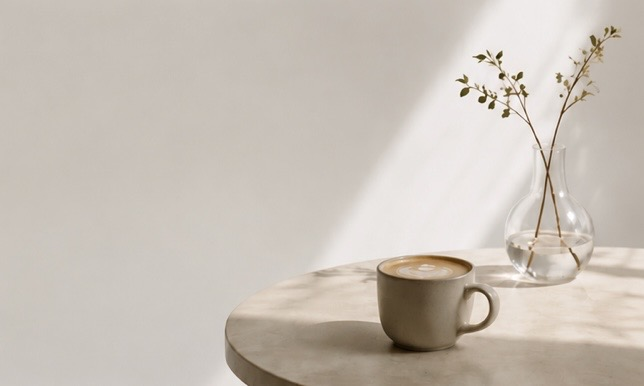
#> input picture works/008_sole/photos/6C966CED-BFD2-43CA-BC80-73742EE17F32.jpg, 644 x 386 px, given in place of B08BCC8B-742F-4FF7-B0DF-B0BD526241C1.PNG, which was not available
$ python split.py
#> lines starting #> are read from the running program, lines starting #| are printed output that depends on the picture; pictures that were not available may be replaced by others from this repository, and a replacement may not be noted
from PIL import Image
import os

src = '/Users/mutsuokaho/Desktop/mysite/works/008_sole/photos/B08BCC8B-742F-4FF7-B0DF-B0BD526241C1.PNG'
out = '/Users/mutsuokaho/Desktop/mysite/works/008_sole/photos/'

img = Image.open(src)
#> img is the input picture: PIL image 644x386 RGB; mean R, G, B 200, 191.8, 182.7
W, H = img.size
#> W = 644; H = 386
print(f'size: {W}x{H}')
#| size: 644x386

def crop(name, x1, y1, x2, y2):
#> called with name = 'hero.jpg', x1 = 0, y1 = 0, x2 = 644, y2 = 380
    piece = img.crop((x1, y1, x2, y2)).convert('RGB')
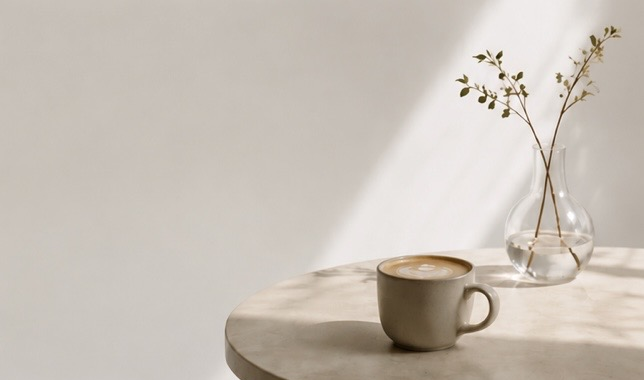
#> piece: PIL image 644x380 RGB; mean R, G, B 200.4, 192.3, 183.3
    piece.save(os.path.join(out, name), quality=95)
    print(f'saved {name}: {piece.size}')
#| saved hero.jpg: (644, 380)

# Hero (top, full width)
crop('hero.jpg',      0,    0,   W,  380)

# Space: left large / right-top / right-bottom
crop('space-1.jpg',   0,  385,  355,  755)
#> call 2 of crop, with name = 'space-1.jpg', x1 = 0, y1 = 385, x2 = 355, y2 = 755
#> in crop (call 2), `piece = img.crop((x1, y1, x2, y2)).convert('RGB')`:
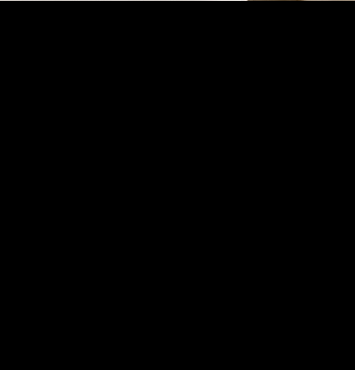
#> piece: PIL image 355x370 RGB; mean R, G, B 0.5, 0.5, 0.4
#| saved space-1.jpg: (355, 370)
crop('space-2.jpg', 360,  385,   W,   570)
#> call 3 of crop, with name = 'space-2.jpg', x1 = 360, y1 = 385, x2 = 644, y2 = 570
#> in crop (call 3), `piece = img.crop((x1, y1, x2, y2)).convert('RGB')`:
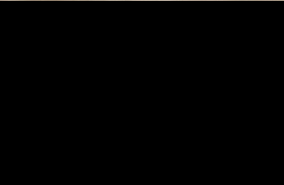
#> piece: PIL image 284x185 RGB; mean R, G, B 0.9, 0.8, 0.7
#| saved space-2.jpg: (284, 185)
crop('space-3.jpg', 360,  575,   W,   755)
#> in crop (call 4), `piece = img.crop((x1, y1, x2, y2)).convert('RGB')`: piece: PIL image 284x180 RGB; every value is 0
#| saved space-3.jpg: (284, 180)

# Menu: 4 items across
mw = W // 4
#> mw = 161
crop('menu-1.jpg',  0,        760,  mw,      1095)
#> in crop (call 5), `piece = img.crop((x1, y1, x2, y2)).convert('RGB')`: piece: PIL image 161x335 RGB; every value is 0
#| saved menu-1.jpg: (161, 335)
#| saved menu-2.jpg: (161, 335)
#| saved menu-3.jpg: (161, 335)
#| saved menu-4.jpg: (161, 335)
crop('menu-2.jpg',  mw,       760,  mw*2,    1095)
crop('menu-3.jpg',  mw*2,     760,  mw*3,    1095)
crop('menu-4.jpg',  mw*3,     760,  W,       1095)

# About (left) + Map placeholder (right)
crop('about.jpg',   0,       1100,  357,     1400)
#> in crop (call 9), `piece = img.crop((x1, y1, x2, y2)).convert('RGB')`: piece: PIL image 357x300 RGB; every value is 0
#| saved about.jpg: (357, 300)

print('done')
